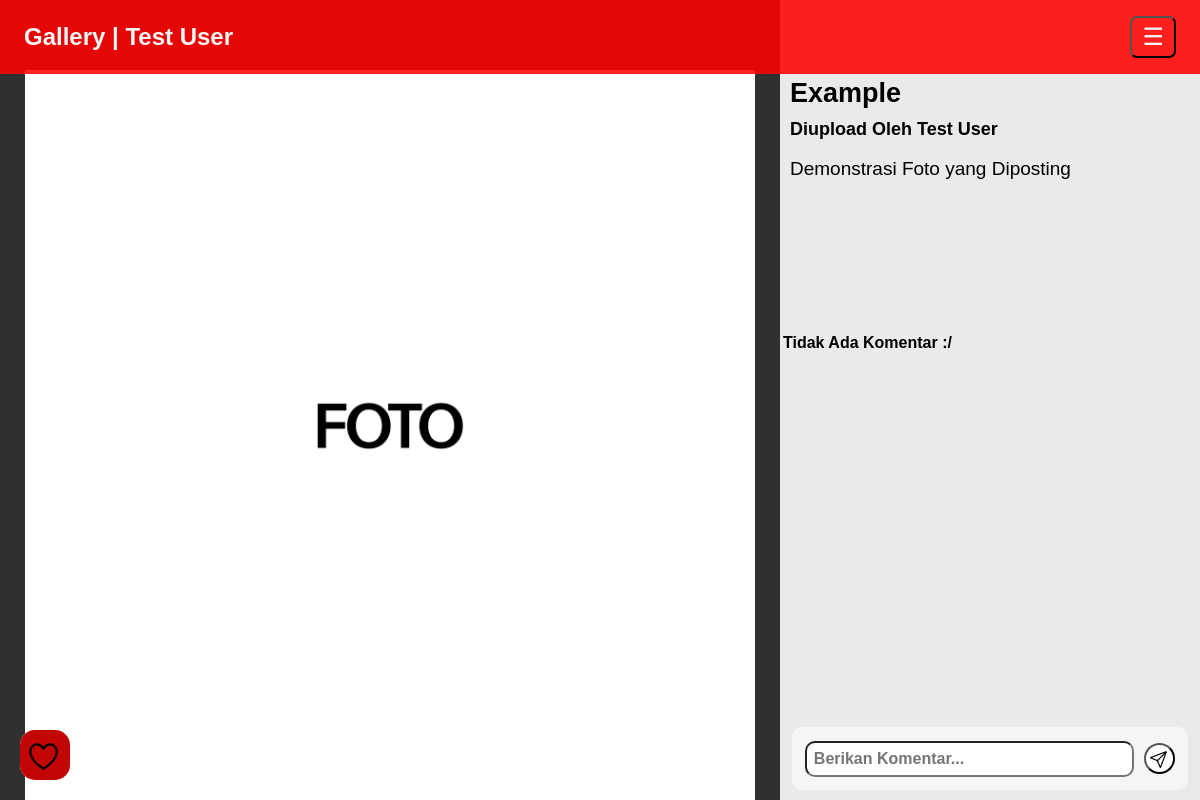
Page /interaction.php?ID=50 (signed in) on the committed database.
### tables this page shows
CREATE TABLE `foto` (
  `IdFoto` int(11) NOT NULL,
  `JudulFoto` varchar(255) NOT NULL,
  `DeskripsiFoto` text NOT NULL,
  `TanggalUnggah` date NOT NULL,
  `LokasiFile` varchar(255) NOT NULL,
  `AlbumID` int(11) NOT NULL,
  `UserID` int(11) NOT NULL
);

CREATE TABLE `user` (
  `UserID` int(11) NOT NULL,
  `username` varchar(255) NOT NULL,
  `password` varchar(255) NOT NULL,
  `Email` varchar(255) NOT NULL,
  `NamaLengkap` varchar(255) NOT NULL,
  `alamat` text NOT NULL
);

### interaction.php (the view, shortened to what this page needs)
<?php
require_once 'include/header.php';
$imgID = $_GET['ID'];
$DataFoto = "SELECT `IdFoto`, `JudulFoto`, `DeskripsiFoto`, `TanggalUnggah`, `LokasiFile`, `AlbumID`, `UserID` FROM `foto` WHERE `IdFoto` = $imgID";
$hasil = mysqli_query($connect, $DataFoto);
$row = mysqli_fetch_assoc($hasil);
$DeskripsiFoto = $row['DeskripsiFoto'];
?>
<div class="interaction-row-con">
    <div class="DisplayedImgCon">
        <img class="DisplayedImg" src="uploads/<?php echo $row['LokasiFile'];?>" alt=""/>
    </div>
    <div class="TDLC_Container">
        <h1 class="ImgTitle"><?php echo $row['JudulFoto'];?></h1>
        <?php
        $UserID = $row['UserID'];
        $getUsername = $connect->query("SELECT username FROM user WHERE UserID = '$UserID'");
        if($getUsername){
            while($row = $getUsername->fetch_assoc()){
        ?>
            <h2 class="UploadedBy">Diupload Oleh <?php echo $row['username']; ?></h2>
        <?php
            }
        }
        ?>
        <h2 class="ImgDesc"><?php echo $DeskripsiFoto;?></h2>
        <div class="DisplayComment">
        <?php
        $getComment = $connect->query("SELECT * FROM komentarfoto WHERE IdFoto = '$imgID' ORDER BY TanggalKomentar DESC");
            if($getComment->num_rows > 0){
                while($row = $getComment->fetch_assoc()){
                    $User = $row["UserID"];
                    $GetName = $connect->query("SELECT username FROM user WHERE UserID = '$User'");
                    $Name = $GetName->fetch_assoc();
        ?>
                <div class="PostedComment">
                    <h2><?php echo $Name['username'];?></h2>
                    <p><?php echo $row['IsiKomentar'];?></p>
                </div>
        <?php
                    }
            }else{
        ?>
                <strong>Tidak Ada Komentar :/</strong>
        <?php
            }
        ?>
        </div>
        <?php
        $getUsername = $connect->query("SELECT UserID FROM foto WHERE IdFoto = '$imgID'");
        if($getUsername){
            while($row = $getUsername->fetch_assoc()){
                $User = $_SESSION['UserID'];
                $getLike = $connect->query("SELECT * FROM likefoto WHERE IdFoto = '$imgID' AND UserID = '$User'");
                if($getLike->num_rows > 0){
                    while($row = $getLike->fetch_assoc()){
                        $LikeID = $row["LikeID"];
                ?>
                <form class="Like-Form" action="action/act_delete.php?LikeID=<?php echo $LikeID;?>&FotoID=<?php echo $imgID;?>" method="post">
                    <input class="DisLikeButton" type="submit" name="DisLike" value="">
                </form>
                <?php
                        }
                }else{
                ?>
                <form class="Like-Form" action="action/act_add.php?FotoID=<?php echo $imgID;?>" method="post">
                    <input class="LikeButton" type="submit" name="Like" value="">
                </form>
                <?php
                }
            }
        }
        ?>
        <form class="Comment-Form" action="action/act_comment.php?FotoID=<?php echo $imgID;?>" method="post">
            <input type="text" name="IsiKomentar" class="CommentInp" placeholder="Berikan Komentar..." auto-complete="off" maxlength="255" required>
            <input class="SendBtn" type="submit" name="submit" value="">
        </form>
    </div>
</div>
<?php
require_once 'include/footer.php';
?>

### asset/css/universal.css (style rules this page uses)
* { font-family: 'Poppins', sans-serif; text-decoration: none; font-size: 16px; font-weight: 550; margin: 0; padding: 0; box-sizing: border-box; max-width: 100vw; color: var(--text); }
:root { --text: rgb(246, 246, 246); --background: rgb(51, 51, 51); --primary: #ff0000df; --secondary: rgba(64, 64, 64, 0.652); --tertiary: rgb(194, 6, 6); --accent: rgb(255, 255, 255); }
body { width: auto; height: 100%; max-height: 100vh; display: flex; flex-direction: column; background: var(--background); }
strong { font-weight: bold; }
h1 { font-size: 24px; margin: auto auto auto 12px; overflow-x: hidden; }
.interaction-row-con { width: 100vw; height: auto; display: flex; flex-direction: row; }
.DisplayedImgCon { margin: 70px 0 auto 0; width: 65vw; height: calc(100vh - 70px); background: rgb(48, 48, 48); box-sizing: border-box; display: flex; align-items: center; }
.DisplayedImg { margin: 0 auto; width: auto; height: 100%; aspect-ratio: 1/1; border: none; }
.TDLC_Container { margin: 0; padding: 78px 0 0 3px; width: 35%; height: 100vh; background: rgb(234, 234, 234); display: flex; flex-direction: column; box-sizing: border-box; }
.ImgTitle { color: black; margin: 0 0 0 7px; width: 100%; height: 41px; max-width: 34vw; font-size: 27px; font-weight: 600; text-align: left; overflow: hidden; cursor: pointer; }
.UploadedBy { color: black; margin: 0 0 0 7px; width: 100%; height: 31px; max-width: 34vw; font-size: 18px; font-weight: 600; text-align: left; overflow: hidden; cursor: pointer; }
.ImgDesc { color: #000000; margin: 8px 0 10px 7px; width: 100%; height: 23%; max-width: 34vw; font-size: 19px; font-weight: 500; text-align: justify left; overflow-y: auto; cursor: pointer; }
.DisplayComment { width: 100%; height: auto; max-width: 100%; max-height: 56%; font-size: 17px; font-weight: 600; overflow-y: auto; display: flex; flex-direction: column; }
.PostedComment h2, .PostedComment p, .DisplayComment strong { color: #000000; }

### asset/css/form.css (style rules this page uses)
.Comment-Form { position: fixed; inset: calc(100vh - 73px) 1vw 10px calc(100vw - 34vw); width: 33vw; max-height: 63px; background: whitesmoke; border: none; border-radius: 10px; display: flex; align-items: center; justify-content: center; gap: 10px; }
.CommentInp { padding: 7px; width: 83%; border: solid 1px inherit; border-radius: 10px; color: black; }
.SendBtn { margin: auto 0; width: 8%; aspect-ratio: 1/1; border: solid 1px inherit; border-radius: 50%; background: url(../img/paper-plane-outline.png); background-position: 40% 60%; background-size: 70%; background-repeat: no-repeat; background-color: white; }
.Like-Form { position: fixed; inset: calc(100vh - 70px) calc(100vh - 70px) 20px 20px; width: 50px; height: 50px; background: whitesmoke; border: none; border-radius: 15px; display: flex; align-items: center; justify-content: center; }
.LikeButton { width: 100%; height: 100%; border: none; border-radius: 15px; background: url(../img/Like.png); background-position: 40% 60%; background-size: 70%; background-repeat: no-repeat; background-color: var(--tertiary); }

### rows in the picture
foto: LokasiFile (picture), JudulFoto "Example", DeskripsiFoto "Demonstrasi Foto yang Diposting"
user: username "Test User"

### other values in the picture
$name "Test User"
